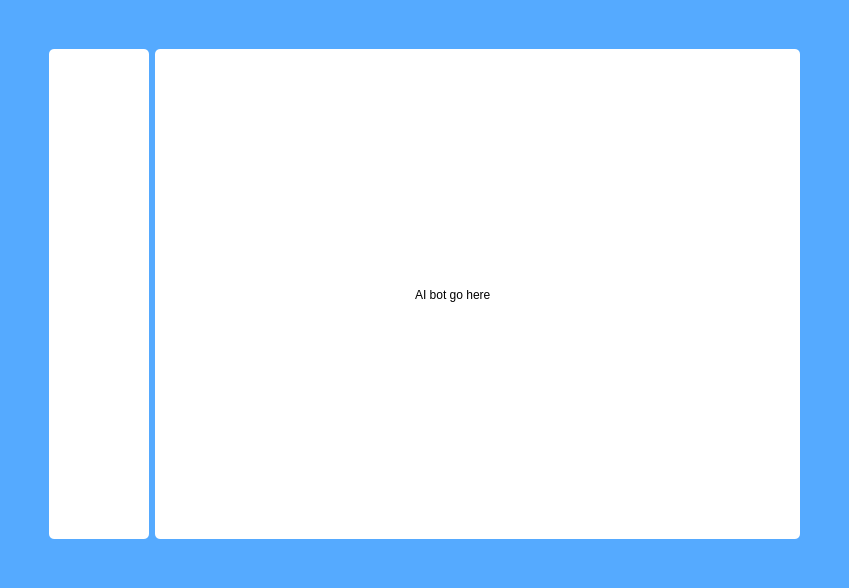
<?xml version="1.0" encoding="UTF-8"?>
<ui version="4.0">
 <class>MainWindow</class>
 <widget class="QMainWindow" name="MainWindow">
  <property name="geometry">
   <rect>
    <x>0</x>
    <y>0</y>
    <width>849</width>
    <height>588</height>
   </rect>
  </property>
  <property name="windowTitle">
   <string>MainWindow</string>
  </property>
  <property name="styleSheet">
   <string notr="true">background-color: rgb(85, 170, 255);</string>
  </property>
  <widget class="QWidget" name="centralwidget">
   <layout class="QGridLayout" name="gridLayout">
    <item row="1" column="2">
     <widget class="QWidget" name="widget_2" native="true">
      <property name="styleSheet">
       <string notr="true">border-radius:5px;
border-color: rgb(255, 255, 255);
background-color: rgb(255, 255, 255);</string>
      </property>
      <widget class="QLabel" name="label">
       <property name="geometry">
        <rect>
         <x>260</x>
         <y>180</y>
         <width>131</width>
         <height>131</height>
        </rect>
       </property>
       <property name="text">
        <string>AI bot go here</string>
       </property>
      </widget>
     </widget>
    </item>
    <item row="0" column="2">
     <spacer name="verticalSpacer">
      <property name="orientation">
       <enum>Qt::Vertical</enum>
      </property>
      <property name="sizeType">
       <enum>QSizePolicy::Fixed</enum>
      </property>
      <property name="sizeHint" stdset="0">
       <size>
        <width>20</width>
        <height>40</height>
       </size>
      </property>
     </spacer>
    </item>
    <item row="2" column="2">
     <spacer name="verticalSpacer_2">
      <property name="orientation">
       <enum>Qt::Vertical</enum>
      </property>
      <property name="sizeType">
       <enum>QSizePolicy::Fixed</enum>
      </property>
      <property name="sizeHint" stdset="0">
       <size>
        <width>20</width>
        <height>40</height>
       </size>
      </property>
     </spacer>
    </item>
    <item row="1" column="0">
     <spacer name="horizontalSpacer">
      <property name="orientation">
       <enum>Qt::Horizontal</enum>
      </property>
      <property name="sizeType">
       <enum>QSizePolicy::Fixed</enum>
      </property>
      <property name="sizeHint" stdset="0">
       <size>
        <width>40</width>
        <height>20</height>
       </size>
      </property>
     </spacer>
    </item>
    <item row="1" column="1">
     <widget class="QWidget" name="widget" native="true">
      <property name="maximumSize">
       <size>
        <width>100</width>
        <height>16777215</height>
       </size>
      </property>
      <property name="styleSheet">
       <string notr="true">border-radius:5px;
border-color: rgb(255, 255, 255);
background-color: rgb(255, 255, 255);</string>
      </property>
      <layout class="QVBoxLayout" name="verticalLayout">
       <item>
        <widget class="QPushButton" name="b0">
         <property name="text">
          <string/>
         </property>
         <property name="icon">
          <iconset>
           <normaloff>../img/joystick.png</normaloff>../img/joystick.png</iconset>
         </property>
         <property name="iconSize">
          <size>
           <width>50</width>
           <height>50</height>
          </size>
         </property>
        </widget>
       </item>
       <item>
        <widget class="QPushButton" name="b1">
         <property name="text">
          <string/>
         </property>
         <property name="icon">
          <iconset>
           <normaloff>../img/cpu.png</normaloff>../img/cpu.png</iconset>
         </property>
         <property name="iconSize">
          <size>
           <width>50</width>
           <height>50</height>
          </size>
         </property>
        </widget>
       </item>
       <item>
        <widget class="QPushButton" name="b2">
         <property name="text">
          <string/>
         </property>
         <property name="icon">
          <iconset>
           <normaloff>../img/magnifier.png</normaloff>../img/magnifier.png</iconset>
         </property>
         <property name="iconSize">
          <size>
           <width>50</width>
           <height>50</height>
          </size>
         </property>
        </widget>
       </item>
      </layout>
     </widget>
    </item>
    <item row="1" column="3">
     <spacer name="horizontalSpacer_2">
      <property name="orientation">
       <enum>Qt::Horizontal</enum>
      </property>
      <property name="sizeType">
       <enum>QSizePolicy::Fixed</enum>
      </property>
      <property name="sizeHint" stdset="0">
       <size>
        <width>40</width>
        <height>20</height>
       </size>
      </property>
     </spacer>
    </item>
   </layout>
  </widget>
 </widget>
 <resources/>
 <connections/>
</ui>
